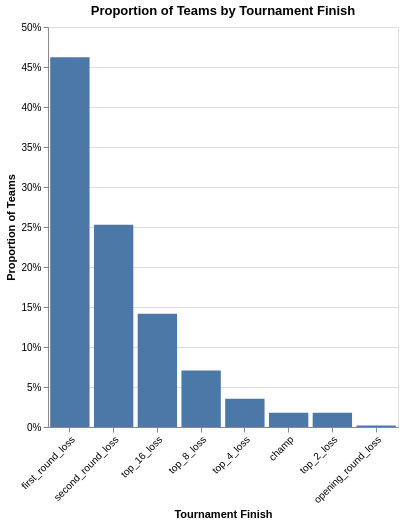

Write notebook code for a chart like this one.
### Code cell
proportions = (
    march_madness_tidy.groupby('tourney_finish')
    .size()
    .reset_index(name='count')
)

proportions['proportion'] = proportions['count'] / proportions['count'].sum()

proportions_plot = alt.Chart(proportions).mark_bar().encode(
    x=alt.X('tourney_finish:N').title('Tournament Finish').sort('-y').axis(labelAngle=-45),
    y=alt.Y('proportion:Q').title('Proportion of Teams').axis(format='%')
).properties(title='Proportion of Teams by Tournament Finish', width=350, height=400)

proportions_plot

### Figure 1 — Vega-Lite specification as saved in the notebook (floating-point values rounded to 4 significant figures)
{"config": {"view": {"continuousWidth": 300, "continuousHeight": 300}}, "data": {"name": "data-34dcd1164a652c6aa3c13680c3c794ce"}, "mark": {"type": "bar"}, "encoding": {"x": {"axis": {"labelAngle": -45}, "field": "tourney_finish", "sort": "-y", "title": "Tournament Finish", "type": "nominal"}, "y": {"axis": {"format": "%"}, "field": "proportion", "title": "Proportion of Teams", "type": "quantitative"}}, "height": 400, "title": "Proportion of Teams by Tournament Finish", "width": 350, "$schema": "https://vega.github.io/schema/vega-lite/v5.20.1.json", "datasets": {"data-34dcd1164a652c6aa3c13680c3c794ce": [{"tourney_finish": "champ", "count": 37, "proportion": 0.01769}, {"tourney_finish": "first_round_loss", "count": 967, "proportion": 0.4622}, {"tourney_finish": "opening_round_loss", "count": 4, "proportion": 0.001912}, {"tourney_finish": "second_round_loss", "count": 529, "proportion": 0.2529}, {"tourney_finish": "top_16_loss", "count": 296, "proportion": 0.1415}, {"tourney_finish": "top_2_loss", "count": 37, "proportion": 0.01769}, {"tourney_finish": "top_4_loss", "count": 74, "proportion": 0.03537}, {"tourney_finish": "top_8_loss", "count": 148, "proportion": 0.07075}]}}
